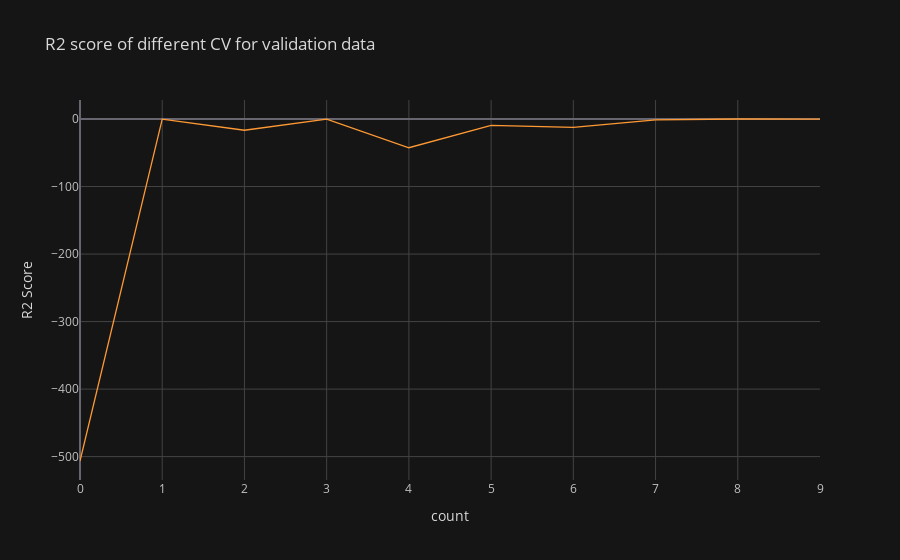

Notebook source saved alongside this figure:
### Code cell
# ploting R2 score for validation data
pd.DataFrame(score_val).iplot(title='R2 score of different CV for validation data', 
    xTitle='count', yTitle='R2 Score')

### Figure 1 — Plotly figure (JSON) as saved in the notebook; plotly's stock layout.template omitted (floating-point values rounded to 4 significant figures)
{"data": [{"line": {"color": "rgba(255, 153, 51, 1.0)", "dash": "solid", "shape": "linear", "width": 1.3}, "mode": "lines", "name": "0", "text": "", "type": "scatter", "x": [0, 1, 2, 3, 4, 5, 6, 7, 8, 9], "y": [-506.5, -0.1064, -16.56, -0.1751, -42.51, -9.365, -12.33, -1.104, 0.05605, -0.253]}], "layout": {"legend": {"bgcolor": "#151516", "font": {"color": "#D9D9D9"}}, "paper_bgcolor": "#151516", "plot_bgcolor": "#151516", "title": {"font": {"color": "#D9D9D9"}, "text": "R2 score of different CV for validation data"}, "xaxis": {"gridcolor": "#434343", "showgrid": true, "tickfont": {"color": "#C2C2C2"}, "title": {"font": {"color": "#D9D9D9"}, "text": "count"}, "zerolinecolor": "#666570"}, "yaxis": {"gridcolor": "#434343", "showgrid": true, "tickfont": {"color": "#C2C2C2"}, "title": {"font": {"color": "#D9D9D9"}, "text": "R2 Score"}, "zerolinecolor": "#666570"}}}
